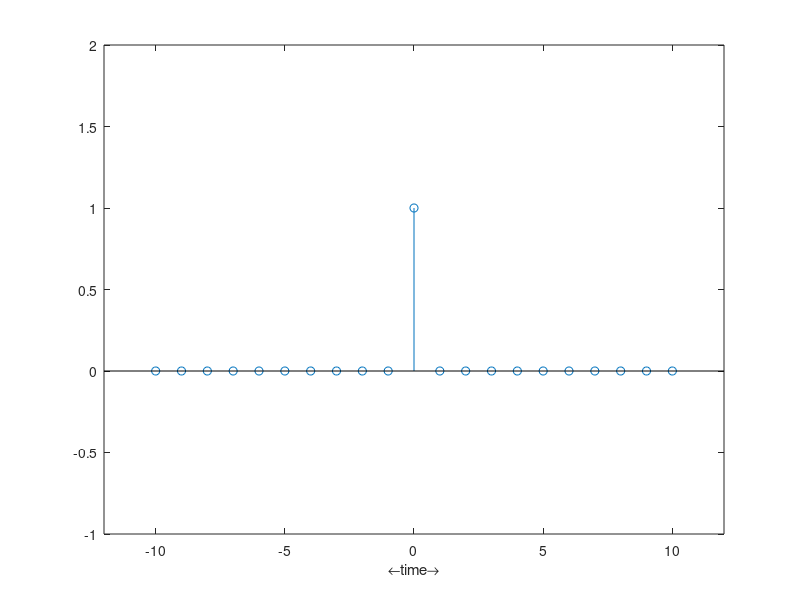

Recreate this plot in MATLAB.
% How to Generate & Plot Impulse Signal in MATLAB
n = -10:10;
u = [zeros(1,10) 1 zeros(1,10)];
stem(n,u);
axis([-12 12 -1 2]);
xlabel('←time→')